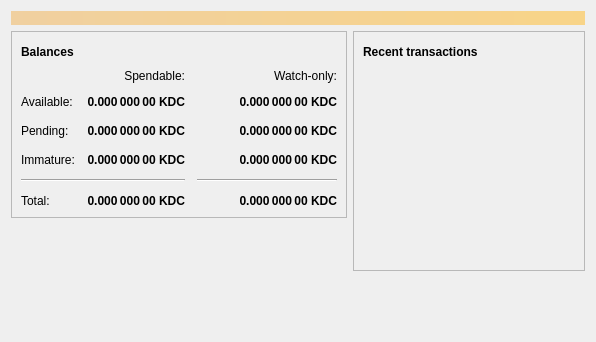
<?xml version="1.0" encoding="UTF-8"?>
<ui version="4.0">
 <class>OverviewPage</class>
 <widget class="QWidget" name="OverviewPage">
  <property name="geometry">
   <rect>
    <x>0</x>
    <y>0</y>
    <width>596</width>
    <height>342</height>
   </rect>
  </property>
  <property name="windowTitle">
   <string>Form</string>
  </property>
  <layout class="QVBoxLayout" name="topLayout">
   <item>
    <widget class="QLabel" name="labelAlerts">
     <property name="visible">
      <bool>false</bool>
     </property>
     <property name="styleSheet">
      <string notr="true">QLabel { background-color: qlineargradient(x1: 0, y1: 0, x2: 1, y2: 0, stop:0 #F0D0A0, stop:1 #F8D488); color:#000000; }</string>
     </property>
     <property name="wordWrap">
      <bool>true</bool>
     </property>
     <property name="margin">
      <number>3</number>
     </property>
     <property name="textInteractionFlags">
      <set>Qt::TextSelectableByMouse</set>
     </property>
    </widget>
   </item>
   <item>
    <layout class="QHBoxLayout" name="horizontalLayout" stretch="1,1">
     <item>
      <layout class="QVBoxLayout" name="verticalLayout_2">
       <item>
        <widget class="QFrame" name="frame">
         <property name="frameShape">
          <enum>QFrame::StyledPanel</enum>
         </property>
         <property name="frameShadow">
          <enum>QFrame::Raised</enum>
         </property>
         <layout class="QVBoxLayout" name="verticalLayout_4">
          <item>
           <layout class="QHBoxLayout" name="horizontalLayout_4">
            <item>
             <widget class="QLabel" name="label_5">
              <property name="font">
               <font>
                <weight>75</weight>
                <bold>true</bold>
               </font>
              </property>
              <property name="text">
               <string>Balances</string>
              </property>
             </widget>
            </item>
            <item>
             <widget class="QPushButton" name="labelWalletStatus">
              <property name="enabled">
               <bool>true</bool>
              </property>
              <property name="maximumSize">
               <size>
                <width>30</width>
                <height>16777215</height>
               </size>
              </property>
              <property name="toolTip">
               <string>The displayed information may be out of date. Your wallet automatically synchronizes with the KidsCoin network after a connection is established, but this process has not completed yet.</string>
              </property>
              <property name="text">
               <string/>
              </property>
              <property name="icon">
               <iconset resource="../bitcoin.qrc">
                <normaloff>:/icons/warning</normaloff>
                <disabledoff>:/icons/warning</disabledoff>:/icons/warning</iconset>
              </property>
              <property name="iconSize">
               <size>
                <width>24</width>
                <height>24</height>
               </size>
              </property>
              <property name="flat">
               <bool>true</bool>
              </property>
             </widget>
            </item>
            <item>
             <spacer name="horizontalSpacer_3">
              <property name="orientation">
               <enum>Qt::Horizontal</enum>
              </property>
              <property name="sizeHint" stdset="0">
               <size>
                <width>40</width>
                <height>20</height>
               </size>
              </property>
             </spacer>
            </item>
           </layout>
          </item>
          <item>
           <layout class="QGridLayout" name="gridLayout">
            <property name="spacing">
             <number>12</number>
            </property>
            <item row="2" column="2">
             <widget class="QLabel" name="labelWatchPending">
              <property name="font">
               <font>
                <weight>75</weight>
                <bold>true</bold>
               </font>
              </property>
              <property name="cursor">
               <cursorShape>IBeamCursor</cursorShape>
              </property>
              <property name="toolTip">
               <string>Unconfirmed transactions to watch-only addresses</string>
              </property>
              <property name="text">
               <string notr="true">0.000 000 00 KDC</string>
              </property>
              <property name="alignment">
               <set>Qt::AlignRight|Qt::AlignTrailing|Qt::AlignVCenter</set>
              </property>
              <property name="textInteractionFlags">
               <set>Qt::LinksAccessibleByMouse|Qt::TextSelectableByKeyboard|Qt::TextSelectableByMouse</set>
              </property>
             </widget>
            </item>
            <item row="2" column="1">
             <widget class="QLabel" name="labelUnconfirmed">
              <property name="font">
               <font>
                <weight>75</weight>
                <bold>true</bold>
               </font>
              </property>
              <property name="cursor">
               <cursorShape>IBeamCursor</cursorShape>
              </property>
              <property name="toolTip">
               <string>Total of transactions that have yet to be confirmed, and do not yet count toward the spendable balance</string>
              </property>
              <property name="text">
               <string notr="true">0.000 000 00 KDC</string>
              </property>
              <property name="alignment">
               <set>Qt::AlignRight|Qt::AlignTrailing|Qt::AlignVCenter</set>
              </property>
              <property name="textInteractionFlags">
               <set>Qt::LinksAccessibleByMouse|Qt::TextSelectableByKeyboard|Qt::TextSelectableByMouse</set>
              </property>
             </widget>
            </item>
            <item row="3" column="2">
             <widget class="QLabel" name="labelWatchImmature">
              <property name="font">
               <font>
                <weight>75</weight>
                <bold>true</bold>
               </font>
              </property>
              <property name="cursor">
               <cursorShape>IBeamCursor</cursorShape>
              </property>
              <property name="toolTip">
               <string>Mined balance in watch-only addresses that has not yet matured</string>
              </property>
              <property name="text">
               <string notr="true">0.000 000 00 KDC</string>
              </property>
              <property name="alignment">
               <set>Qt::AlignRight|Qt::AlignTrailing|Qt::AlignVCenter</set>
              </property>
              <property name="textInteractionFlags">
               <set>Qt::LinksAccessibleByMouse|Qt::TextSelectableByKeyboard|Qt::TextSelectableByMouse</set>
              </property>
             </widget>
            </item>
            <item row="4" column="0" colspan="2">
             <widget class="Line" name="line">
              <property name="orientation">
               <enum>Qt::Horizontal</enum>
              </property>
             </widget>
            </item>
            <item row="4" column="2">
             <widget class="Line" name="lineWatchBalance">
              <property name="sizePolicy">
               <sizepolicy hsizetype="Preferred" vsizetype="Fixed">
                <horstretch>0</horstretch>
                <verstretch>0</verstretch>
               </sizepolicy>
              </property>
              <property name="minimumSize">
               <size>
                <width>140</width>
                <height>0</height>
               </size>
              </property>
              <property name="orientation">
               <enum>Qt::Horizontal</enum>
              </property>
             </widget>
            </item>
            <item row="5" column="0">
             <widget class="QLabel" name="labelTotalText">
              <property name="text">
               <string>Total:</string>
              </property>
             </widget>
            </item>
            <item row="3" column="1">
             <widget class="QLabel" name="labelImmature">
              <property name="font">
               <font>
                <weight>75</weight>
                <bold>true</bold>
               </font>
              </property>
              <property name="cursor">
               <cursorShape>IBeamCursor</cursorShape>
              </property>
              <property name="toolTip">
               <string>Mined balance that has not yet matured</string>
              </property>
              <property name="text">
               <string notr="true">0.000 000 00 KDC</string>
              </property>
              <property name="alignment">
               <set>Qt::AlignRight|Qt::AlignTrailing|Qt::AlignVCenter</set>
              </property>
              <property name="textInteractionFlags">
               <set>Qt::LinksAccessibleByMouse|Qt::TextSelectableByKeyboard|Qt::TextSelectableByMouse</set>
              </property>
             </widget>
            </item>
            <item row="2" column="3">
             <spacer name="horizontalSpacer_2">
              <property name="orientation">
               <enum>Qt::Horizontal</enum>
              </property>
              <property name="sizeHint" stdset="0">
               <size>
                <width>40</width>
                <height>20</height>
               </size>
              </property>
             </spacer>
            </item>
            <item row="3" column="0">
             <widget class="QLabel" name="labelImmatureText">
              <property name="text">
               <string>Immature:</string>
              </property>
             </widget>
            </item>
            <item row="5" column="1">
             <widget class="QLabel" name="labelTotal">
              <property name="font">
               <font>
                <weight>75</weight>
                <bold>true</bold>
               </font>
              </property>
              <property name="cursor">
               <cursorShape>IBeamCursor</cursorShape>
              </property>
              <property name="toolTip">
               <string>Your current total balance</string>
              </property>
              <property name="text">
               <string notr="true">0.000 000 00 KDC</string>
              </property>
              <property name="alignment">
               <set>Qt::AlignRight|Qt::AlignTrailing|Qt::AlignVCenter</set>
              </property>
              <property name="textInteractionFlags">
               <set>Qt::LinksAccessibleByMouse|Qt::TextSelectableByKeyboard|Qt::TextSelectableByMouse</set>
              </property>
             </widget>
            </item>
            <item row="5" column="2">
             <widget class="QLabel" name="labelWatchTotal">
              <property name="font">
               <font>
                <weight>75</weight>
                <bold>true</bold>
               </font>
              </property>
              <property name="cursor">
               <cursorShape>IBeamCursor</cursorShape>
              </property>
              <property name="toolTip">
               <string>Current total balance in watch-only addresses</string>
              </property>
              <property name="text">
               <string notr="true">0.000 000 00 KDC</string>
              </property>
              <property name="alignment">
               <set>Qt::AlignRight|Qt::AlignTrailing|Qt::AlignVCenter</set>
              </property>
              <property name="textInteractionFlags">
               <set>Qt::LinksAccessibleByMouse|Qt::TextSelectableByKeyboard|Qt::TextSelectableByMouse</set>
              </property>
             </widget>
            </item>
            <item row="0" column="2">
             <widget class="QLabel" name="labelWatchonly">
              <property name="text">
               <string>Watch-only:</string>
              </property>
              <property name="alignment">
               <set>Qt::AlignRight|Qt::AlignTrailing|Qt::AlignVCenter</set>
              </property>
             </widget>
            </item>
            <item row="1" column="0">
             <widget class="QLabel" name="labelBalanceText">
              <property name="text">
               <string>Available:</string>
              </property>
             </widget>
            </item>
            <item row="1" column="1">
             <widget class="QLabel" name="labelBalance">
              <property name="font">
               <font>
                <weight>75</weight>
                <bold>true</bold>
               </font>
              </property>
              <property name="cursor">
               <cursorShape>IBeamCursor</cursorShape>
              </property>
              <property name="toolTip">
               <string>Your current spendable balance</string>
              </property>
              <property name="text">
               <string notr="true">0.000 000 00 KDC</string>
              </property>
              <property name="alignment">
               <set>Qt::AlignRight|Qt::AlignTrailing|Qt::AlignVCenter</set>
              </property>
              <property name="textInteractionFlags">
               <set>Qt::LinksAccessibleByMouse|Qt::TextSelectableByKeyboard|Qt::TextSelectableByMouse</set>
              </property>
             </widget>
            </item>
            <item row="1" column="2">
             <widget class="QLabel" name="labelWatchAvailable">
              <property name="font">
               <font>
                <weight>75</weight>
                <bold>true</bold>
               </font>
              </property>
              <property name="cursor">
               <cursorShape>IBeamCursor</cursorShape>
              </property>
              <property name="toolTip">
               <string>Your current balance in watch-only addresses</string>
              </property>
              <property name="text">
               <string notr="true">0.000 000 00 KDC</string>
              </property>
              <property name="alignment">
               <set>Qt::AlignRight|Qt::AlignTrailing|Qt::AlignVCenter</set>
              </property>
              <property name="textInteractionFlags">
               <set>Qt::LinksAccessibleByMouse|Qt::TextSelectableByKeyboard|Qt::TextSelectableByMouse</set>
              </property>
             </widget>
            </item>
            <item row="2" column="0">
             <widget class="QLabel" name="labelPendingText">
              <property name="text">
               <string>Pending:</string>
              </property>
             </widget>
            </item>
            <item row="0" column="1">
             <widget class="QLabel" name="labelSpendable">
              <property name="text">
               <string>Spendable:</string>
              </property>
              <property name="alignment">
               <set>Qt::AlignRight|Qt::AlignTrailing|Qt::AlignVCenter</set>
              </property>
             </widget>
            </item>
           </layout>
          </item>
         </layout>
        </widget>
       </item>
       <item>
        <spacer name="verticalSpacer">
         <property name="orientation">
          <enum>Qt::Vertical</enum>
         </property>
         <property name="sizeHint" stdset="0">
          <size>
           <width>20</width>
           <height>40</height>
          </size>
         </property>
        </spacer>
       </item>
      </layout>
     </item>
     <item>
      <layout class="QVBoxLayout" name="verticalLayout_3">
       <item>
        <widget class="QFrame" name="frame_2">
         <property name="frameShape">
          <enum>QFrame::StyledPanel</enum>
         </property>
         <property name="frameShadow">
          <enum>QFrame::Raised</enum>
         </property>
         <layout class="QVBoxLayout" name="verticalLayout">
          <item>
           <layout class="QHBoxLayout" name="horizontalLayout_2">
            <item>
             <widget class="QLabel" name="label_4">
              <property name="font">
               <font>
                <weight>75</weight>
                <bold>true</bold>
               </font>
              </property>
              <property name="text">
               <string>Recent transactions</string>
              </property>
             </widget>
            </item>
            <item>
             <widget class="QPushButton" name="labelTransactionsStatus">
              <property name="enabled">
               <bool>true</bool>
              </property>
              <property name="maximumSize">
               <size>
                <width>30</width>
                <height>16777215</height>
               </size>
              </property>
              <property name="toolTip">
               <string>The displayed information may be out of date. Your wallet automatically synchronizes with the KidsCoin network after a connection is established, but this process has not completed yet.</string>
              </property>
              <property name="text">
               <string/>
              </property>
              <property name="icon">
               <iconset resource="../bitcoin.qrc">
                <normaloff>:/icons/warning</normaloff>
                <disabledoff>:/icons/warning</disabledoff>:/icons/warning</iconset>
              </property>
              <property name="iconSize">
               <size>
                <width>24</width>
                <height>24</height>
               </size>
              </property>
              <property name="flat">
               <bool>true</bool>
              </property>
             </widget>
            </item>
            <item>
             <spacer name="horizontalSpacer">
              <property name="orientation">
               <enum>Qt::Horizontal</enum>
              </property>
              <property name="sizeHint" stdset="0">
               <size>
                <width>40</width>
                <height>20</height>
               </size>
              </property>
             </spacer>
            </item>
           </layout>
          </item>
          <item>
           <widget class="QListView" name="listTransactions">
            <property name="styleSheet">
             <string notr="true">QListView { background: transparent; }</string>
            </property>
            <property name="frameShape">
             <enum>QFrame::NoFrame</enum>
            </property>
            <property name="verticalScrollBarPolicy">
             <enum>Qt::ScrollBarAlwaysOff</enum>
            </property>
            <property name="horizontalScrollBarPolicy">
             <enum>Qt::ScrollBarAlwaysOff</enum>
            </property>
            <property name="selectionMode">
             <enum>QAbstractItemView::NoSelection</enum>
            </property>
           </widget>
          </item>
         </layout>
        </widget>
       </item>
       <item>
        <spacer name="verticalSpacer_2">
         <property name="orientation">
          <enum>Qt::Vertical</enum>
         </property>
         <property name="sizeHint" stdset="0">
          <size>
           <width>20</width>
           <height>40</height>
          </size>
         </property>
        </spacer>
       </item>
      </layout>
     </item>
    </layout>
   </item>
  </layout>
 </widget>
 <resources/>
 <connections/>
</ui>
